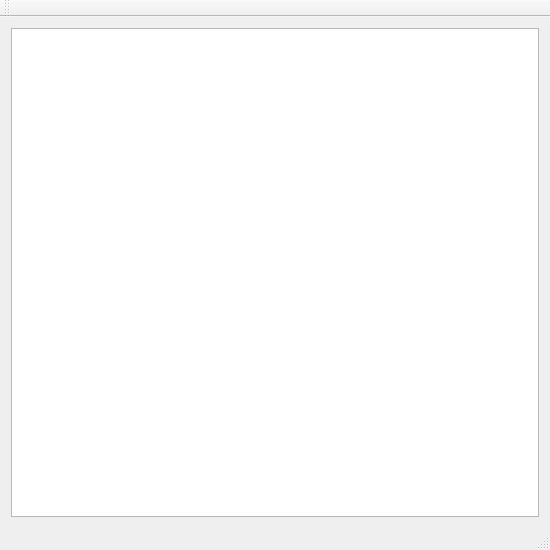
<?xml version="1.0" encoding="UTF-8"?>
<ui version="4.0">
 <class>MainWindow</class>
 <widget class="QMainWindow" name="MainWindow">
  <property name="geometry">
   <rect>
    <x>0</x>
    <y>0</y>
    <width>550</width>
    <height>550</height>
   </rect>
  </property>
  <property name="windowTitle">
   <string>TDD-Snake</string>
  </property>
  <widget class="QWidget" name="centralWidget">
   <layout class="QGridLayout" name="gridLayout">
    <item row="0" column="0">
     <widget class="QGraphicsView" name="graphicsView"/>
    </item>
   </layout>
  </widget>
  <widget class="QMenuBar" name="menuBar">
   <property name="geometry">
    <rect>
     <x>0</x>
     <y>0</y>
     <width>550</width>
     <height>21</height>
    </rect>
   </property>
  </widget>
  <widget class="QToolBar" name="mainToolBar">
   <attribute name="toolBarArea">
    <enum>TopToolBarArea</enum>
   </attribute>
   <attribute name="toolBarBreak">
    <bool>false</bool>
   </attribute>
  </widget>
  <widget class="QStatusBar" name="statusBar"/>
 </widget>
 <layoutdefault spacing="6" margin="11"/>
 <resources/>
 <connections/>
</ui>
